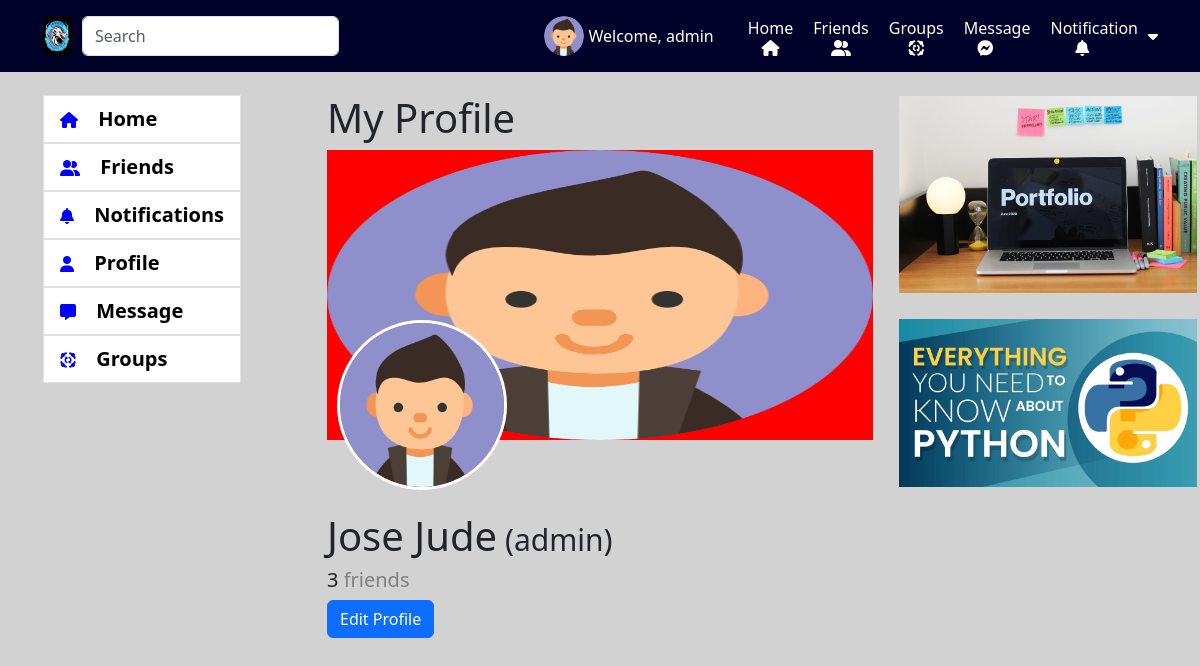
Screenshot of /profile/ (signed in) with the database file from the repository.
### account/models.py (models this page shows, shortened)
class Accounts(AbstractBaseUser):
    email = models.EmailField(verbose_name="email", max_length=60, unique=True)
    username = models.CharField(max_length=30, unique=True)
    first_name = models.CharField(max_length=30, null=True, blank=True)
    last_name = models.CharField(max_length=30, null=True, blank=True)
    date_joined = models.DateTimeField(
        verbose_name='date joined', auto_now_add=True)
    last_login = models.DateTimeField(verbose_name='last login', auto_now=True)
    is_admin = models.BooleanField(default=False)
    is_active = models.BooleanField(default=True)
    is_staff = models.BooleanField(default=False)
    is_superuser = models.BooleanField(default=False)
    profile_image = models.ImageField(max_length=255, upload_to=get_profile_image_filepath,
                                      null=True, blank=True, default=get_default_profile_image)
    hide_email = models.BooleanField(default=True)
    uid = models.CharField(max_length=225, blank=True, null=True)
    USERNAME_FIELD = 'email'
    REQUIRED_FIELDS = ['username']
    objects = MyAccountManager()

### profile_app/views.py (the view)
# urls.py: path('', profile_index, name="profile-index"),
def profile_index(request):
    user = request.user
    if user.is_authenticated:
        user_id = user.id
        account = get_object_or_404(Accounts, pk=user_id)
        friend_list = FriendsList.objects.get(user=account)
        friends = friend_list.friends.all()
        context = {
            'account': account,
            'friends': friends
        }
    return render(request, 'profile_app/profile.html', context)

### account/views.py (called while the page is built)
def get_tokens_for_user(user):
    refresh = RefreshToken.for_user(user)
    return {
        'token': {
            'refresh': str(refresh),
            'access': str(refresh.access_token),
        },
        'msg': 'Login Successfully'
    }

### notification_app/context_processors.py (called while the page is built)
def get_user_token(request):
    user = request.user
    return {'user_access_token': get_tokens_for_user(user)['token']['access']}

### profile_app/templates/profile_app/profile.html (shortened to what this page needs)
{% extends 'base.html' %}
{% block content %}
<br>
    <div class="row">
      <div class="col-3 left-profile-container">
        {% include 'snippets/left-menu.html' %}
      </div>
      <div class="col-12 col-md-6">
        <h1>My Profile</h1>
        <div class="friend-main-image-containter">
          <img src="{{ account.profile_image.url }}" class="" alt="" srcset="">
          <div class="friend-image-container">
              <div>
                  <img src="{{ account.profile_image.url }}" class="rounded-circle" alt="" srcset="">
              </div>
          </div>
      </div>
      <br>
      <br>
      <br>
      <h1>{{ account.first_name}} {{ account.last_name }}<span style="font-size: 30px;"> ({{ account.username }})</span></h1>
      {% if friends|length == 0 or friends|length == 1 %}
          <h5>{{ friends|length }} <span style="color: gray;">friend</span></h5>
      {% else %}
          <h5>{{ friends|length }} <span style="color: gray;">friends</span></h5>
      {% endif %}
      {% if account.username == request.user.username %}
      <a class="btn btn-primary" href="{% url 'edit-profile' %}">Edit Profile</a>
      {% endif %}
      </div>
      <div class="col-3 right-profile-container">
        <div class="card">
          {% include 'snippets/right-data.html' %}
        </div>
      </div>
    </div>
{% endblock %}

### templates/snippets/header.html (shortened to what this page needs)
{% load static %}
<nav class="navbar fixed-top top-navbar" id="mynav" data-token="{{ user_access_token }}">
  <div class="container d-flex flex-row justify -content-between" id="myheader">
    <div>
      <div class="d-flex">
        <a href="/">
          <img src="{% static 'img/logoimage.webp' %}" alt="" srcset=""
            style="width: 40px; height: 40px; padding-right: 10px; border-radius: 10px;">
        </a>
        <input class="form-control me-2 w-100" type="search" id="input-data" name="q" placeholder="Search"
          aria-label="Search">
      </div>
    </div>
    <div class="menu-left">
      {% if request.user.is_authenticated %}
      <a href="{% url 'profile-index' %}" class="anch">
        <img class="me-1 profile-pic" src="{{ request.user.profile_image.url }}" alt="">
      </a>
      {% else %}
      <img class="me-1 profile-pic" src="{% static 'img/profile_image.png' %}" alt="">
      {% endif %}
      <a href="{% url 'profile-index' %}" class="anch">
        <p class="me-4 mt-3 text-white">Welcome, {{ request.user.username }}</p>
      </a>
      <a href="{% url 'index' %}" class="home">
        <span class="text-white">Home</span>
        <i class="fa-solid fa-house text-white"></i>
      </a>
      <a href="{% url 'friend-index' %}" class="home">
        <span class="text-white">Friends</span>
        <i class="fa-solid fa-user-group text-white"></i>
      </a>
      <a href="{% url 'group-list' %}" class="home">
        <span class="text-white">Groups</span>
        <i class="fa-solid fa-group-arrows-rotate text-white"></i>
      </a>
      <a class="home" id="btn-chat-notifi">
        <span class="text-white">Message</span>
        <i class="fa-brands fa-facebook-messenger me-4 text-white"></i>
      </a>
      <a class="home" id="btn-notifi" onclick="setGeneralNotificationsAsRead()">
        <span class="text-white">Notification</span>
        <i class="fa-solid fa-bell me-4 text-white"></i>
      </a>
      <a href="#" id="logout">
        <i class="fa-solid fa-caret-down text-white"></i>
      </a>
    </div>
  </div>
</nav>

### static/css/style.css (style rules this page uses)
body { display: block; position: relative; }
.anch { text-decoration: none; cursor: pointer; }
.profile-pic { width: 40px; height: 40px; border-radius: 100%; }
.home { display: flex; flex-direction: column; align-items: center; padding: 5px; text-align: center; margin-left: 5px; margin-right: 5px; }
#myheader { position: relative; width: 100%; }
.top-navbar { background-color: rgb(1, 1, 41); }
.menu-left { display: flex; flex-direction: row; align-items: center; }
.menu-left a { text-decoration: none; }

### static/css/friend.css (style rules this page uses)
.friend-main-image-containter { width: 100%; height: 290px; position: relative; background-color: red; }
.friend-main-image-containter img { width: 100%; height: 100%; }
.friend-main-image-containter .friend-image-container { position: absolute; bottom: -50px; left: 0; margin-left: 10px; background-color: grey; z-index: 100; width: 170px; height: 170px; border-radius: 50%; border: 3px solid white; }
.friend-image-container div { position: relative }
.friend-image-container div img { width: 100%; height: 100%; }

### rows the page displays
Accounts: user.profile_image (picture), user.username "admin", profile_image (picture), first_name "Jose", last_name "Jude", username "admin"

### other values shown
{{ friends|length }} "3"
